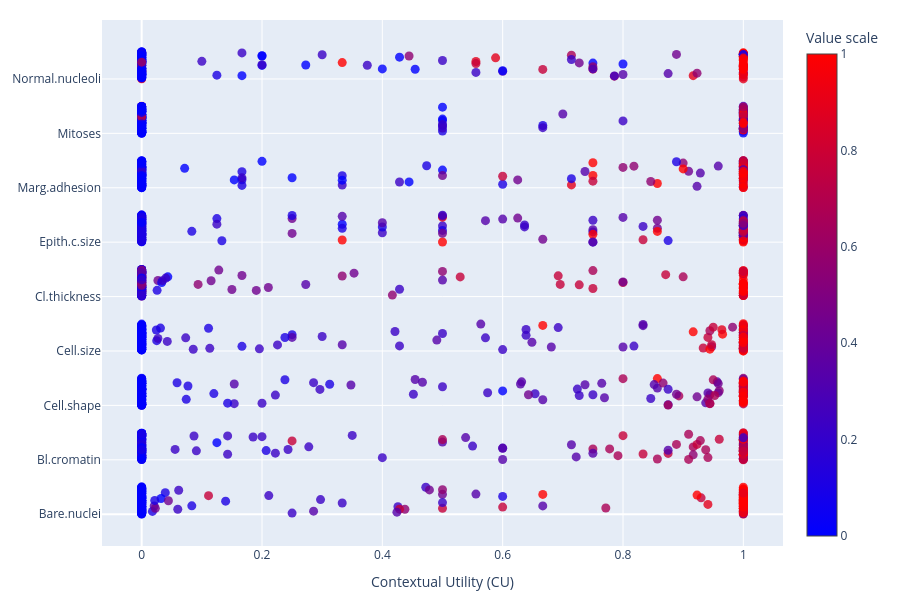

Here is the notebook cell this chart was saved with:
### Code cell
fig = ciuplots.ciu_beeswarm(CIUres, xcol='CU', legend_title='Value scale')
fig.update_layout(height=600, width=900, margin=dict(l=20, r=20, t=20, b=20), xaxis=dict(title='Contextual Utility (CU)'))
fig.show()

### Figure 1 — Plotly figure (JSON) as saved in the notebook; plotly's stock layout.template omitted (floating-point values rounded to 4 significant figures; data arrays with more than 128 entries replaced by an {"elided": "..."} marker saying what was removed)
{"data": [{"marker": {"color": {"elided": "205 float values"}, "colorbar": {"title": {"text": "Value scale"}}, "colorscale": [[0, "blue"], [1, "red"]], "opacity": 0.8, "size": 9}, "mode": "markers", "name": "Bare.nuclei", "type": "scatter", "x": {"elided": "205 float values"}, "y": {"elided": "1845 float values"}}, {"marker": {"color": {"elided": "205 float values"}, "colorscale": [[0, "blue"], [1, "red"]], "opacity": 0.8, "size": 9}, "mode": "markers", "name": "Bl.cromatin", "type": "scatter", "x": {"elided": "205 float values"}, "y": {"elided": "1845 float values"}}, {"marker": {"color": {"elided": "205 float values"}, "colorscale": [[0, "blue"], [1, "red"]], "opacity": 0.8, "size": 9}, "mode": "markers", "name": "Cell.shape", "type": "scatter", "x": {"elided": "205 float values"}, "y": {"elided": "1845 float values"}}, {"marker": {"color": {"elided": "205 float values"}, "colorscale": [[0, "blue"], [1, "red"]], "opacity": 0.8, "size": 9}, "mode": "markers", "name": "Cell.size", "type": "scatter", "x": {"elided": "205 float values"}, "y": {"elided": "1845 float values"}}, {"marker": {"color": {"elided": "205 float values"}, "colorscale": [[0, "blue"], [1, "red"]], "opacity": 0.8, "size": 9}, "mode": "markers", "name": "Cl.thickness", "type": "scatter", "x": {"elided": "205 float values"}, "y": {"elided": "1845 float values"}}, {"marker": {"color": {"elided": "205 float values"}, "colorscale": [[0, "blue"], [1, "red"]], "opacity": 0.8, "size": 9}, "mode": "markers", "name": "Epith.c.size", "type": "scatter", "x": {"elided": "205 float values"}, "y": {"elided": "1845 float values"}}, {"marker": {"color": {"elided": "205 float values"}, "colorscale": [[0, "blue"], [1, "red"]], "opacity": 0.8, "size": 9}, "mode": "markers", "name": "Marg.adhesion", "type": "scatter", "x": {"elided": "205 float values"}, "y": {"elided": "1845 float values"}}, {"marker": {"color": {"elided": "205 float values"}, "colorscale": [[0, "blue"], [1, "red"]], "opacity": 0.8, "size": 9}, "mode": "markers", "name": "Mitoses", "type": "scatter", "x": {"elided": "205 float values"}, "y": {"elided": "1845 float values"}}, {"marker": {"color": {"elided": "205 float values"}, "colorscale": [[0, "blue"], [1, "red"]], "opacity": 0.8, "size": 9}, "mode": "markers", "name": "Normal.nucleoli", "type": "scatter", "x": {"elided": "205 float values"}, "y": {"elided": "1845 float values"}}], "layout": {"coloraxis": {"showscale": true}, "height": 600, "legend": {"title": {"text": "My Legend Title"}}, "margin": {"b": 20, "l": 20, "r": 20, "t": 20}, "showlegend": false, "width": 900, "xaxis": {"title": {"text": "Contextual Utility (CU)"}}, "yaxis": {"ticktext": ["Bare.nuclei", "Bl.cromatin", "Cell.shape", "Cell.size", "Cl.thickness", "Epith.c.size", "Marg.adhesion", "Mitoses", "Normal.nucleoli"], "tickvals": [0, 1, 2, 3, 4, 5, 6, 7, 8]}}}
